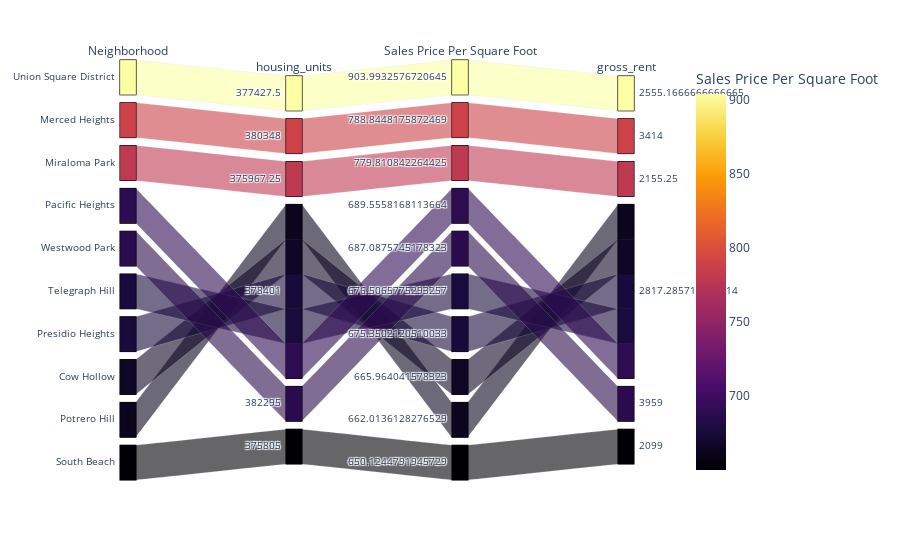

Source (notebook cell):
### Code cell
# Parallel Categories Plot  
# YOUR CODE HERE!
topten_index_fix = topten_display.reset_index()
px.parallel_categories(
    topten_index_fix,
    dimensions=["neighborhood","housing_units","sale_price_sqr_foot","gross_rent"],
    color="sale_price_sqr_foot",
    color_continuous_scale=px.colors.sequential.Inferno,
    labels={
            "sale_price_sqr_foot":"Sales Price Per Square Foot",
            "neighborhood": "Neighborhood",
        
    },
)

### Figure 1 — Plotly figure (JSON) as saved in the notebook; plotly's stock layout.template omitted (floating-point values rounded to 4 significant figures)
{"data": [{"dimensions": [{"label": "Neighborhood", "values": ["Union Square District", "Merced Heights", "Miraloma Park", "Pacific Heights", "Westwood Park", "Telegraph Hill", "Presidio Heights", "Cow Hollow", "Potrero Hill", "South Beach"]}, {"label": "housing_units", "values": [377400.0, 380348, 376000.0, 378401, 382295, 378401, 378401, 378401, 378401, 375805]}, {"label": "Sales Price Per Square Foot", "values": [904.0, 788.8, 779.8, 689.6, 687.1, 676.5, 675.4, 666.0, 662.0, 650.1]}, {"label": "gross_rent", "values": [2555.0, 3414, 2155.0, 2817.0, 3959, 2817.0, 2817.0, 2817.0, 2817.0, 2099]}], "domain": {"x": [0, 1], "y": [0, 1]}, "line": {"color": [904.0, 788.8, 779.8, 689.6, 687.1, 676.5, 675.4, 666.0, 662.0, 650.1], "coloraxis": "coloraxis"}, "name": "", "type": "parcats"}], "layout": {"autosize": true, "coloraxis": {"colorbar": {"title": {"text": "Sales Price Per Square Foot"}}, "colorscale": [[0, "#000004"], [0.1111, "#1b0c41"], [0.2222, "#4a0c6b"], [0.3333, "#781c6d"], [0.4444, "#a52c60"], [0.5556, "#cf4446"], [0.6667, "#ed6925"], [0.7778, "#fb9b06"], [0.8889, "#f7d13d"], [1, "#fcffa4"]]}, "legend": {"tracegroupgap": 0}, "margin": {"t": 60}}}
